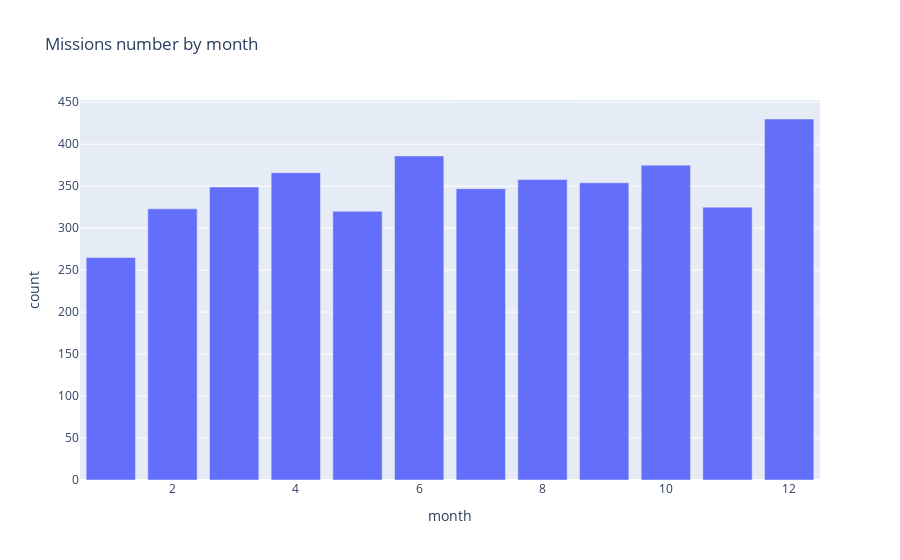

Notebook code cell kept with this figure:
### Markdown cell above
# Chart the Number of Launches Month-on-Month until the Present

Which month has seen the highest number of launches in all time?

### Code cell
# Converted the date to the datetime object, then extracted the month from the datetime object.
# df_data['date'] = pd.to_datetime(df_data['Date'])
# df_data['month'] = df_data['date'].apply(lambda datetime: datetime.month)
# # df_data['month'].head()

# # Counted the number of times the same month is mentioned.
# ds = df_data['month'].value_counts().reset_index()
# ds.columns = [
#     'month', 
#     'count'
# ]
# # Passing the year and the count to the bar graph.
# fig = px.bar(
#     ds, 
#     x='month', 
#     y="count", 
#     orientation='v', 
#     title='Missions number by month' 
# #     width=800
# )
# fig.show()

import pandas as pd
import plotly.express as px

# Assuming df_data is the DataFrame with a 'Date' column
df_data['date'] = pd.to_datetime(df_data['Date'], errors='coerce')

# Extract the month component
df_data['month'] = df_data['date'].dt.month

# Count the number of times the same month is mentioned.
ds = df_data['month'].value_counts().reset_index()
ds.columns = ['month', 'count']

# Passing the month and the count to the bar graph.
fig = px.bar(ds, x='month', y='count', orientation='v', title='Missions number by month')
fig.show()


# December has the most launches of all time.

### Figure 1 — Plotly figure (JSON) as saved in the notebook; plotly's stock layout.template omitted (floating-point values rounded to 4 significant figures)
{"data": [{"alignmentgroup": "True", "hovertemplate": "month=%{x}<br>count=%{y}<extra></extra>", "legendgroup": "", "marker": {"color": "#636efa", "pattern": {"shape": ""}}, "name": "", "offsetgroup": "", "orientation": "v", "showlegend": false, "textposition": "auto", "type": "bar", "x": [12, 6, 10, 4, 8, 9, 3, 7, 11, 2, 5, 1], "xaxis": "x", "y": [430, 386, 375, 366, 358, 354, 349, 347, 325, 323, 320, 265], "yaxis": "y"}], "layout": {"barmode": "relative", "legend": {"tracegroupgap": 0}, "title": {"text": "Missions number by month"}, "xaxis": {"anchor": "y", "domain": [0, 1], "title": {"text": "month"}}, "yaxis": {"anchor": "x", "domain": [0, 1], "title": {"text": "count"}}}}
